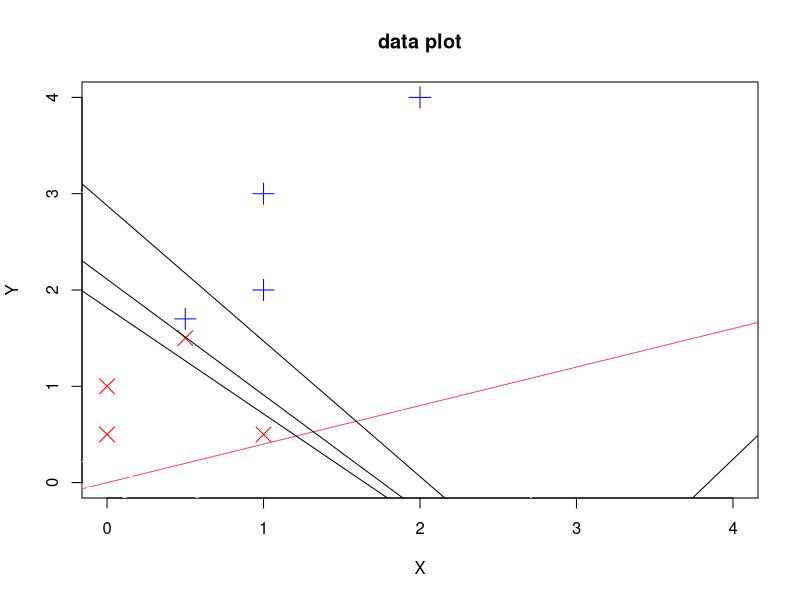

Write R code to recreate this figure.
points_plotting<-function(X,Y){
  plot(x=X[1:4],y=Y[1:4],type="p",xlab="X",ylab="Y",col="blue",pch=3,cex=2,xlim=c(0,4),ylim=c(0,4))
  points(x=X[5:8],y=Y[5:8],col="red",pch=4,cex=2)
  #abline(a=0,b=1,col="blue")
  title("data plot")  
}
sep_plotting<-function(w,color=1,lwd=1){
  if(w[3]==0){
    if(w[2]!=0){
      abline(v=-w[1]/w[2],col=color,lwd=lwd)
    }   
    #ici on doit traiter le cas au w[2]==0
  }else{
    abline(a=-w[1]/w[3], b=-w[2]/w[3],col=color,lwd=lwd)
  }
}
weights_update<-function(w,x,err){
  return(w+2*err*x)
}
activation_function<-function(w,x){
  sum<-0
  for(i in 1:3)
    sum<-sum+(w[i]-min(w))*(x[i]-min(x))/((max(w)-min(w))*(max(x)-min(x)))
  return(sum)
}
classification_function<-function(w,x){
  return(sign(activation_function(w,x)))
}
error<-function(w,input,y){
  sum<-0
  for(i in 1:nrow(input)){
    sum=sum+(y[i]-activation_function(w,input[i,]))^2
  }
  return(sum/nrow(input))
}
adaline<-function(w,input,y){
  Tmax=2000;
  t=0
  sep_plotting(w,2)
  tol=0
  print(paste("error",error(w,input,y)))
  #here we calculate the error
  while(t<=Tmax&&(error(w,input,y)>=tol)){
    err<-0
    for(i in 1:nrow(input)){
      err=y[i]-activation_function(w,input[i,])
      print(paste("err :",err))
      if(err!=0){
        w=weights_update(w,input[i,],err) 
        sep_plotting(w,t)
      }
    } 
    t=t+1
  }
  print(paste("nombre d'iterations",t))
  print(paste("le poids",w))
  return(w)
}
# introduction des données
w<-c(0,0.2,-0.5)
output<-c(1,1,1,1,0,0,0,0)
input<-matrix(nrow = 8,ncol=3,data=rbind(c(1,2,4),c(1,1,3),c(1,1,2),c(1,0.5,1.7),c(1,1,0.5),c(1,0,0.5),c(1,0.5,1.5),c(1,0,1)))
points_plotting(input[,2],input[,3])
w<-adaline(w,input,output)
sep_plotting(w,lwd=2)